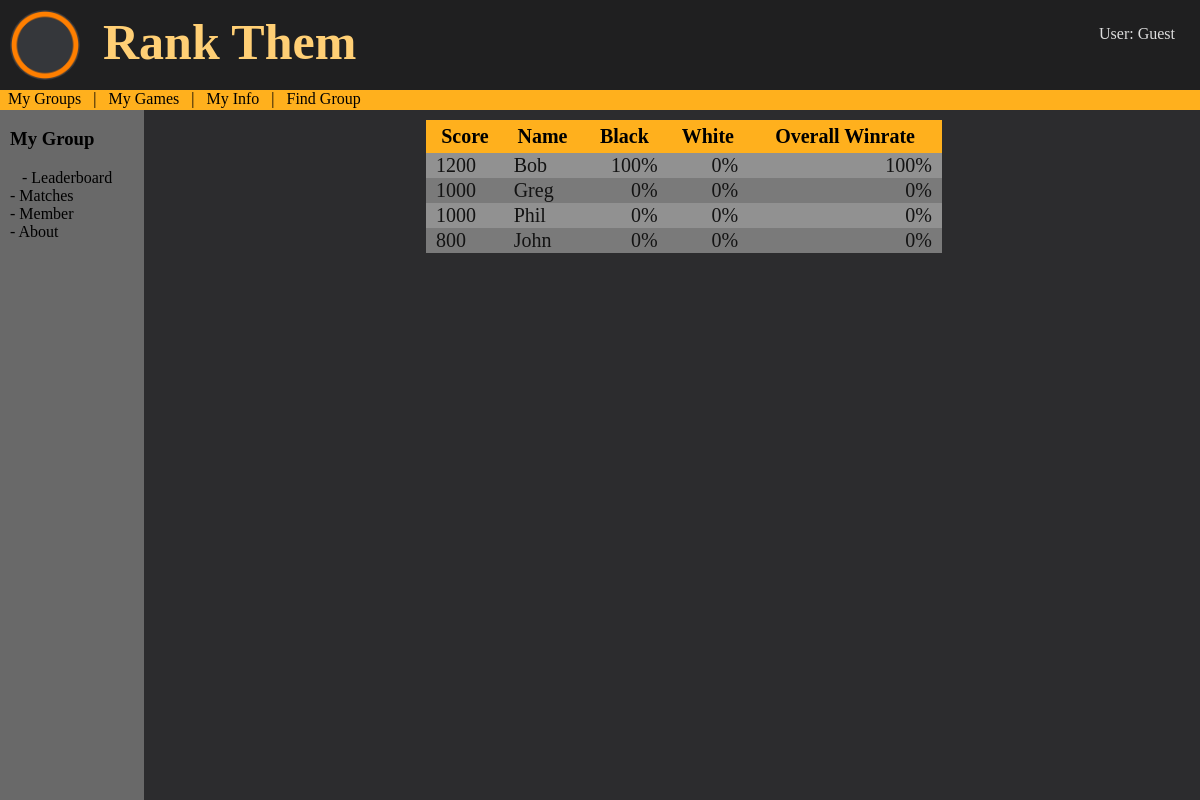
The app's page /leaderboard with its own data.
### tables this page shows
CREATE TABLE Attribute (id INTEGER PRIMARY KEY, name STRING);

CREATE TABLE Statistic (mid INTEGER REFERENCES Member (id), aid INTEGER REFERENCES Attribute (id), win INTEGER, loss INTEGER, draw INTEGER);

CREATE TABLE Member (id INTEGER PRIMARY KEY, uid INTEGER REFERENCES User (id), cid INTEGER REFERENCES Club (id), admin BOOLEAN, score INTEGER, development INTEGER);

CREATE TABLE User (id INTEGER PRIMARY KEY, name STRING, image STRING, email STRING, password STRING, OAuth STRING);

### main.py (the view)
@app.route('/leaderboard')
def leaderboard():
    info = select("""SELECT User.id, User.name, Member.score,
                    Attribute.name AS attribute, Statistic.win,
                    Statistic.loss, Statistic.draw
                    FROM User JOIN Member ON User.id = Member.uid
                    JOIN Statistic ON Member.id = Statistic.mid
                    JOIN Attribute ON Statistic.aid = Attribute.id
                    WHERE Member.cid = ?;""", ("1",))
    info = sorted(info, key=lambda x: (-x[2], x[0], x[3]))
    temp = list(info.pop(0))
    try:
        board = [temp + [[temp[3], int(temp[4] / (temp[4] + temp[5]) * 100)]]]
    except:
        board = [temp + [[temp[3], 0]]]
    board[0].pop(3)
    for i in range(len(info)):
        temp = list(info.pop(0))
        if temp[0] != board[-1][0]:
            try:
                board[-1][3] = int(board[-1][3]
                                   / (board[-1][3] + board[-1][4]) * 100)
            except:
                board[-1][3] = 0
            for i in range(2):
                board[-1].pop(4)
            board.append(temp)
            try:
                board[-1] += [[temp[3],
                               int(temp[4] / (temp[4] + temp[5]) * 100)]]
            except:
                board[-1] += [[temp[3], 0]]
            board[-1].pop(3)
        else:
            try:
                board[-1] += [[temp[3],
                               int(temp[4] / (temp[4] + temp[5]) * 100)]]
            except:
                board[-1] += [[temp[3], 0]]
            for i in range(3, 6):
                board[-1][i] += temp[i+1]
    try:
        board[-1][3] = int(board[-1][3]
                           / (board[-1][3] + board[-1][4]) * 100)
    except:
        board[-1][3] = 0
    for i in range(2):
        board[-1].pop(4)
    return render_template("leaderboard.html", title="Leaderboard",
                           group_name="my group", page=0, rank=board)

### main.py (called while the page is built)
def get_conn():
    con = sqlite3.connect("./static/chessELO.db")
    cur = con.cursor()
    return con, cur

def select(txt, dat):
    con, cursor = get_conn()
    cursor.execute(txt, dat)
    ret = cursor.fetchall()
    con.close()
    return ret

### templates/leaderboard.html
{% extends 'layout.html' %}
{% block content %}
{% include 'side-nav.html' %}
<div class="content" id="content">
    <table class="leaderboard"><tbody>
        <tr>
            <th>Score</th>
            <th>Name</th>
            {% for i in range(rank[0]|length - 4) %}
            <th>{{rank[0][i+4][0].title()}}</th>
            {% endfor %}
            <th>Overall Winrate</th>
        </tr>
        {% for i in rank %}
            <tr>
                <td>{{i[2]}}</td>
                <td>{{i[1]}}</td>
                {% for j in range(rank[0]|length - 4) %}
                <td style="text-align: right;">{{i[j + 4][1]}}%</td>
                {% endfor %}
                <td style="text-align: right;">{{i[3]}}%</td>
            </tr>
        {% endfor %}
    </tbody></table>
</div>
{% endblock %}

### templates/layout.html (shortened to what this page needs)
<!DOCTYPE html>
<html lang="en">
<head>
    <link rel="stylesheet" href="../static/css/style.css">
</head>
<body>
    {% include 'header.html' %}
    {% include 'nav.html' %}
    {% block content %}{% endblock %}
</body>
</html>

### templates/header.html
<div class="top-header">
    <img src="/static/images/circle.png" alt="CIRCLE" class="logo">
    <h1>Rank Them</h1>
    <p> User: Guest <br>
</div>

### templates/nav.html (shortened to what this page needs)
<div class="top-nav">
    <a href="/my-groups">My Groups</a> &nbsp | &nbsp
    <a href="/my-games">My Games</a> &nbsp | &nbsp
    <a href="/my-info">My Info</a> &nbsp | &nbsp
    <a href="/find-group">Find Group</a>
</div>

### templates/side-nav.html
<div class="side-nav" id="side-nav">
    <br>
    <h3>{{group_name}}</h3>
    <a href="/leaderboard"> {% if page == 0 %} &nbsp;&nbsp; {% endif %} - Leaderboard</a> <br>
    <a href="/matches"> {% if page == 1 %} &nbsp;&nbsp; {% endif %} - Matches</a> <br>
    <a href="#"> {% if page == 2 %} &nbsp;&nbsp; {% endif %} - Member</a> <br>
    <a href="#"> {% if page == 3 %} &nbsp;&nbsp; {% endif %} - About</a>
</div>

### static/css/style.css (style rules this page uses)
.top-header { width: 100%; height: 90px; background-color: #1f1f20; position: fixed; display: block; margin: 0; color: #dddddd; z-index: inherit; }
.top-header h1 { display: inline-block; margin: 5px; color: #ffcf75; padding: 8px; font-family: 'Brush Script MT', cursive; font-size: 50px; z-index: inherit; }
.top-header p { float: right; text-align: right; margin: 25px; z-index: inherit; }
.logo { float: left; width: 70px; margin: 10px; border-radius: 50%; background-color: #35373b; z-index: inherit; }
.top-nav { background-color: #ffb01d; display: block; position: fixed; top: 90px; height: 20px; width: 100%; z-index: inherit; }
.top-nav a, .side-nav a { color: black; text-decoration: none; }
.side-nav { height: calc(100vh - 25px); display: block; position: fixed; top: 110px; background-color: rgb(105, 105, 105); width:12vw; }
.side-nav a, .side-nav h3 { margin-left: 10px; margin-right: 10px; }
.side-nav h3 { margin-top: 0; text-transform: capitalize; margin-right: 10px; }
.content { width:86vw; float: right; display: block; color: rgb(211, 211, 211); transform: translate(0, 120px); z-index: 10; }
.leaderboard, .matches { width: 50%; margin-left: auto; margin-right: auto; border-collapse: collapse; background-color: rgb(122, 122, 122); color: rgb(19, 19, 19); margin-bottom: 10px; z-index: inherit; }
.leaderboard tr, .matches tr { font-size: 20px; z-index: inherit; }
.leaderboard th, .matches th, .dateHead { background: #ffb01d; position: sticky; top: -10px; box-shadow: 0 2px 2px -1px rgba(0, 0, 0, 0.4); color: black; padding: 5px; z-index: inherit; }
.leaderboard th, .matches th { top: -10px; }
.leaderboard td, .matches td { padding-left: 10px; padding-right: 10px; z-index: inherit; }
.leaderboard tr:nth-child(even), .matches tr:nth-child(even) { background-color: rgb(145, 145, 145); }
::placeholder { font-style: italic; color: rgb(77, 77, 77); }
body { background-color: #2c2c2e; margin: 0; top: 0; z-index: 10; }

### records on screen
Attribute: name "Black"
Attribute: name "White"
Statistic: score "1200", name "Bob", i "100" "0", i "100"
Statistic: score "1000", name "Greg", i "0" "0", i "0"
Statistic: score "1000", name "Phil", i "0" "0", i "0"
Statistic: score "800", name "John", i "0" "0", i "0"

### other values on screen
{{ group_name }} "My Group"
